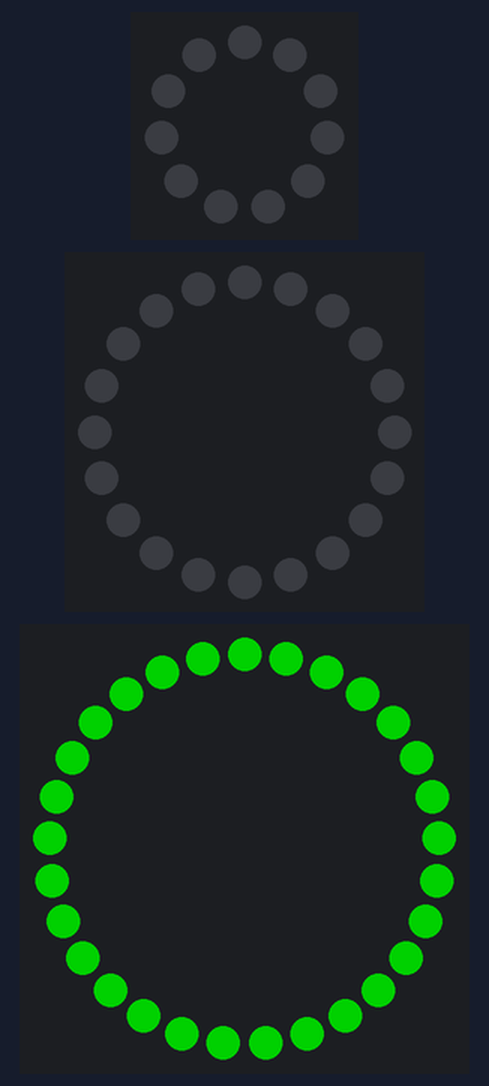
Bench run of a sketch on a simulated Arduino Uno, built with avr-gcc and run on an emulated ATmega328P. On the bench: 11 RGB LEDs in a ring, first at the top, clockwise, 20 RGB LEDs in a ring, first at the top, clockwise, 29 RGB LEDs in a ring, first at the top, clockwise. Dim RGB values are drawn brighter than linear; random numbers use the default seed unless the sketch sets one.

Above: at 0.62 s.
At 1.23 s:
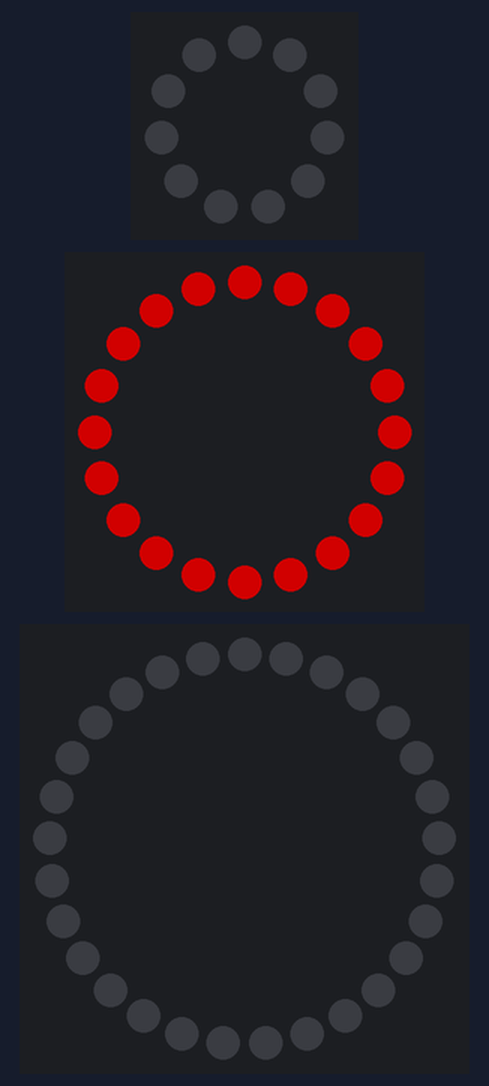
At 1.91 s:
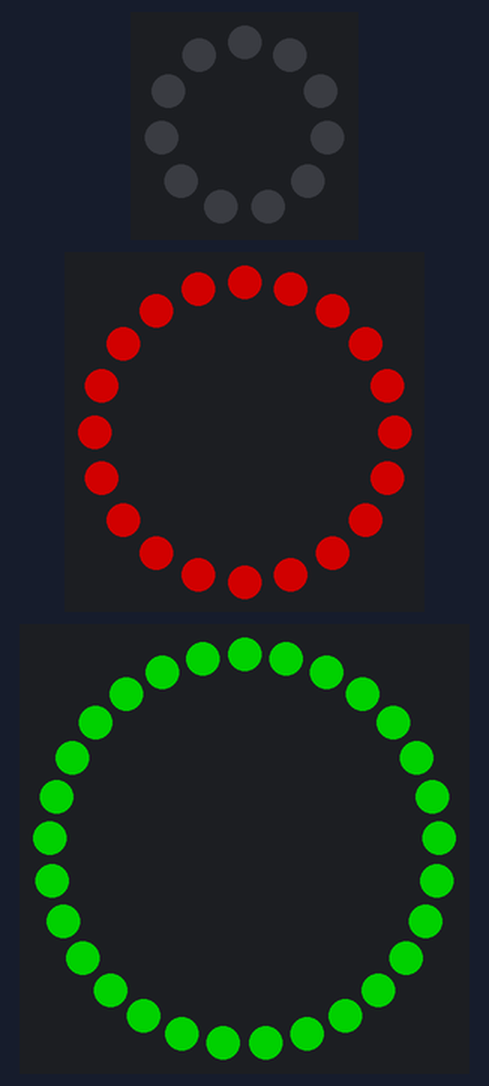
At 11.31 s:
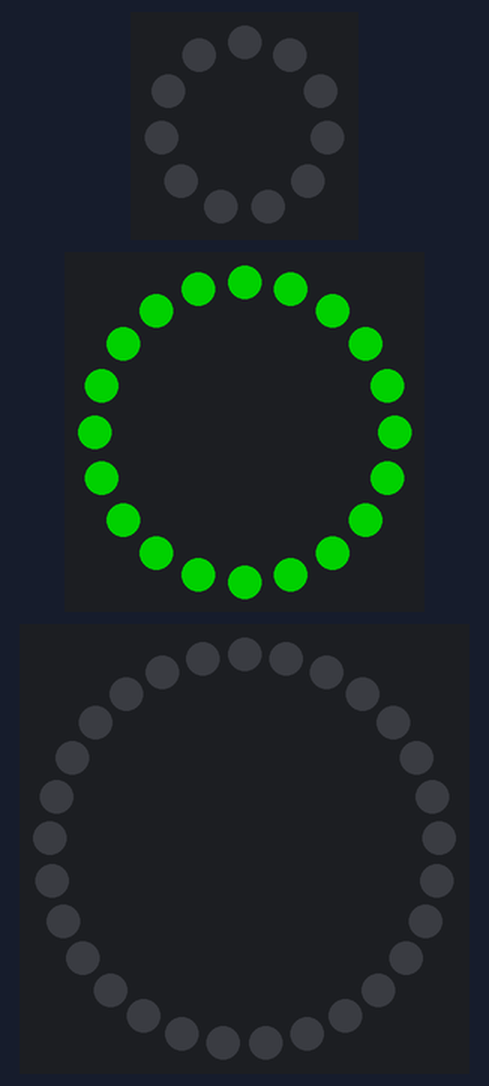
At 20.07 s:
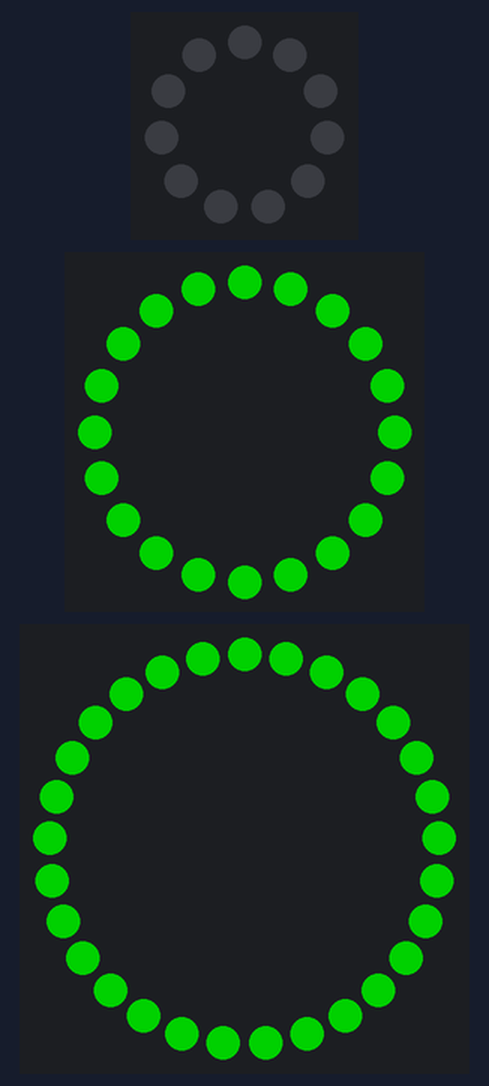
At 35.33 s:
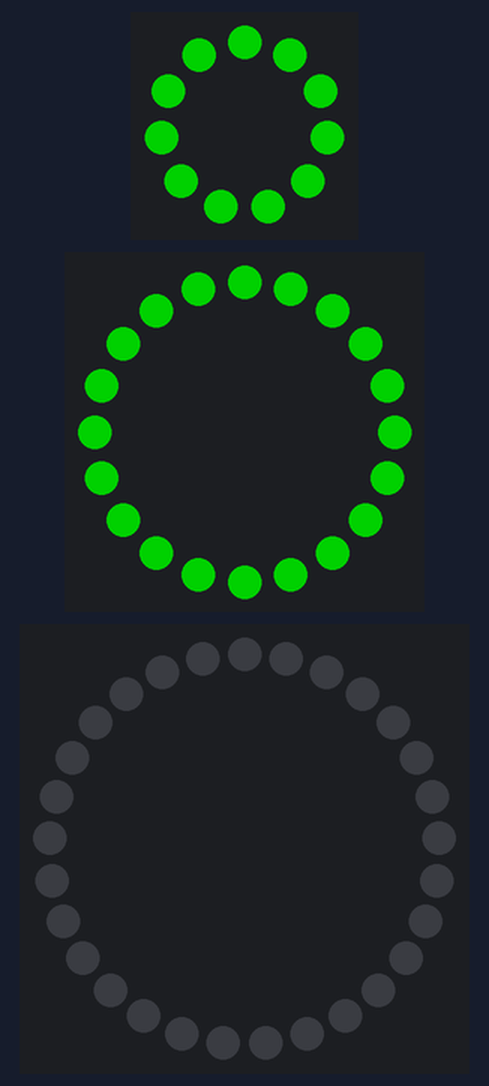

The sketch:

randomPass.ino
```cpp
#include <Adafruit_NeoPixel.h>
#ifdef __AVR__
  #include <avr/power.h>
#endif

#define PIN1 3
#define PIN2 9
#define PIN3 10

Adafruit_NeoPixel ring1 = Adafruit_NeoPixel(11, PIN1);
Adafruit_NeoPixel ring2 = Adafruit_NeoPixel(20, PIN2);
Adafruit_NeoPixel ring3 = Adafruit_NeoPixel(29, PIN3);

uint32_t colorStream[150];

void setup()
{
  uint8_t  brightness = 120;

  ring1.begin();
  ring1.setBrightness(brightness);
  ring1.show();

  ring2.begin();
  ring2.setBrightness(brightness);
  ring2.show();

  ring3.begin();
  ring3.setBrightness(brightness);
  ring3.show(); // Initialize all pixels to 'off'

  for(int e=0; e<101; e++) {
    if(random(2) == 1) {
      colorStream[e] = ring1.Color(255, 0, 0);
    }
    else {
      colorStream[e] = ring1.Color(0, 0, 0);
    }
}
}

void loop() {

  uint32_t curColor = ring1.Color(0, 255, 0);
  int g;
  uint8_t wait = 50;

for(int f=0; f<150; f++) {
  if(random(2) == 1) {
    colorStream[f] = curColor;
  }
  else {
    colorStream[f] = ring1.Color(0, 0, 0);
  }

  for(g=0; g<29; g++)
  {
    ring1.setPixelColor(g,colorStream[f+100]);
    ring2.setPixelColor(g,colorStream[f+50]);
    ring3.setPixelColor(g,colorStream[f]);
  }
  ring1.show();
  ring2.show();
  ring3.show();
  delay(wait);
}
}
```
